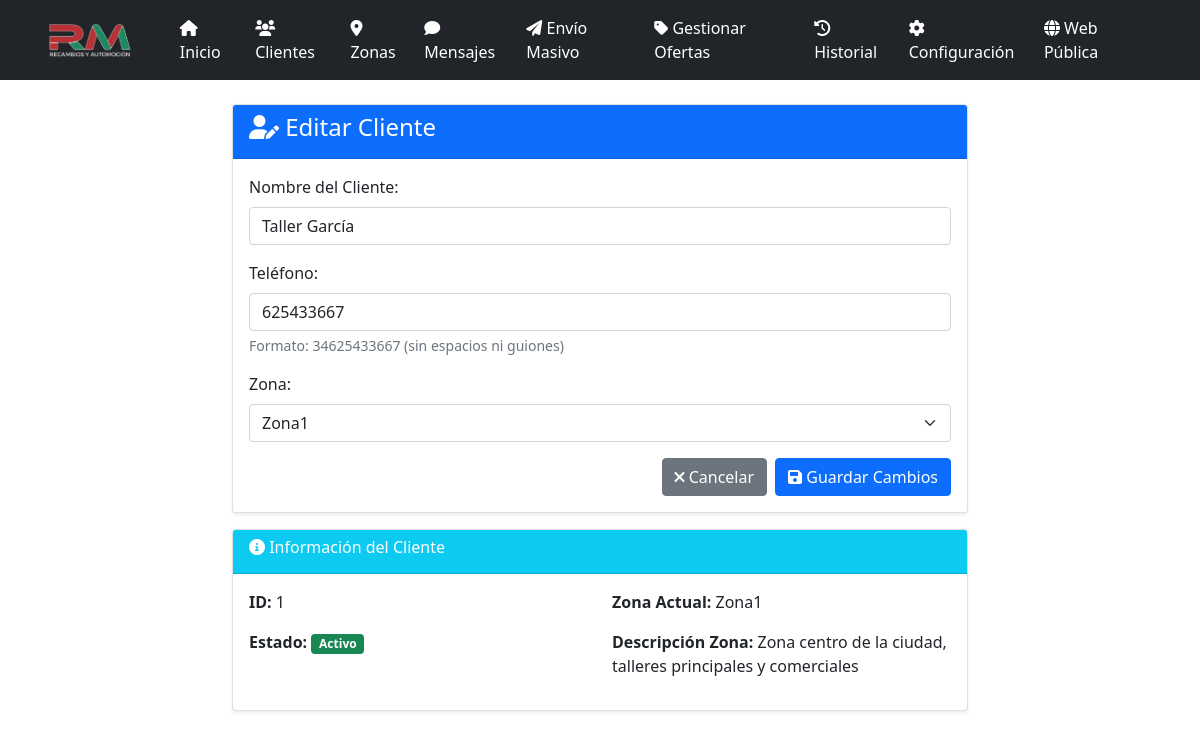
The page /clientes/editar/1 on the database as committed earlier.
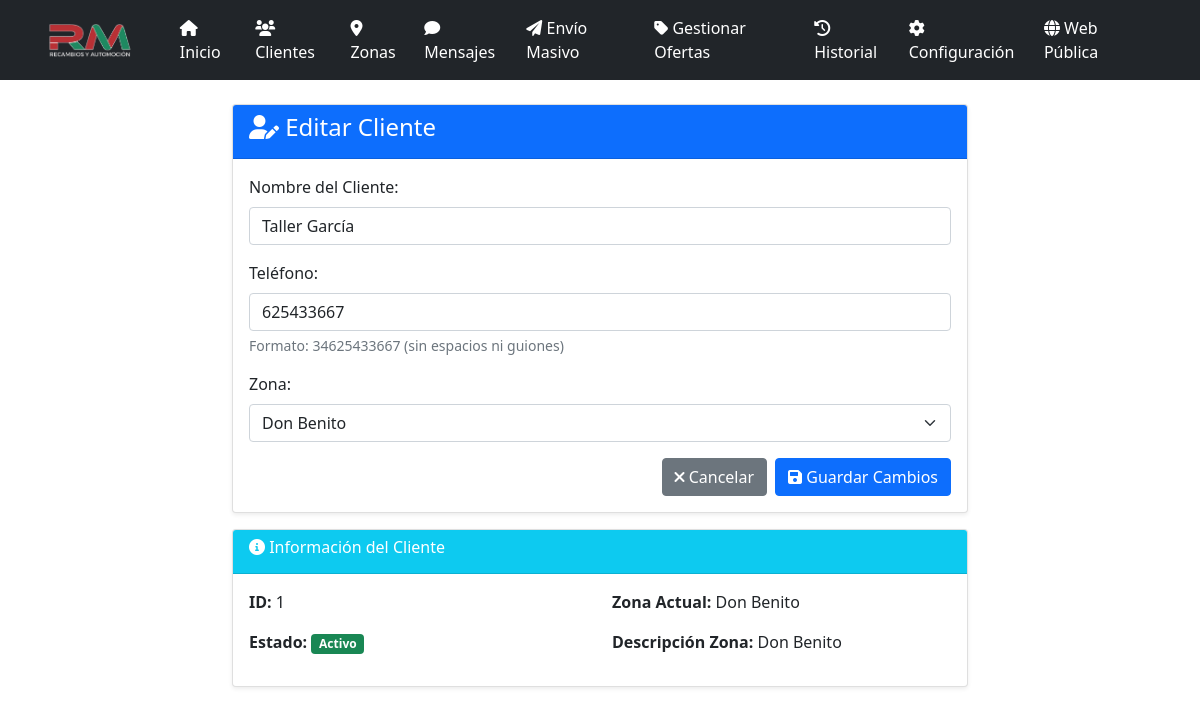
The same page on the database as committed later.
### models.py (models this page shows, shortened)
class Cliente(db.Model):
    id = db.Column(db.Integer, primary_key=True)
    nombre = db.Column(db.String(100), nullable=False)
    telefono = db.Column(db.String(20), nullable=False)
    email = db.Column(db.String(120))
    direccion = db.Column(db.Text)
    poblacion = db.Column(db.String(100))
    zona_id = db.Column(db.Integer, db.ForeignKey('zona.id'), nullable=False)
    incluir = db.Column(db.Boolean, default=True)
    activo = db.Column(db.Boolean, default=True)
    created_at = db.Column(db.DateTime, default=datetime.utcnow)
    mensajes_enviados = db.relationship('MensajeEnviado', backref='cliente', lazy=True)

class Zona(db.Model):
    id = db.Column(db.Integer, primary_key=True)
    nombre = db.Column(db.String(100), nullable=False)
    descripcion = db.Column(db.Text)
    created_at = db.Column(db.DateTime, default=datetime.utcnow)
    clientes = db.relationship('Cliente', backref='zona', lazy=True)

### app.py (the view, shortened to what this page needs)
@app.route('/clientes/editar/<int:cliente_id>', methods=['GET', 'POST'])
def editar_cliente(cliente_id):
    cliente = Cliente.query.get_or_404(cliente_id)
    zonas = Zona.query.all()
    return render_template('editar_cliente.html', cliente=cliente, zonas=zonas)

### app.py (called while the page is built, shortened)
@app.before_request
def _asegurar_scheduler():
    global _scheduler_iniciado

@app.before_request
def before_request():
    global _sistema_inicializado
    if not _sistema_inicializado and not app.config['DEBUG']:
        inicializar_sistema()

### templates/editar_cliente.html (shortened to what this page needs)
{% extends "base.html" %}
{% block content %}
<div class="row justify-content-center">
    <div class="col-md-8">
        <div class="card">
            <div class="card-header bg-primary text-white">
                <h4><i class="fas fa-user-edit"></i> Editar Cliente</h4>
            </div>
            <div class="card-body">
                <form method="POST">
                    <div class="mb-3">
                        <label for="nombre" class="form-label">Nombre del Cliente:</label>
                        <input type="text" class="form-control" id="nombre" name="nombre"
                               value="{{ cliente.nombre }}" required>
                    </div>
                    <div class="mb-3">
                        <label for="telefono" class="form-label">Teléfono:</label>
                        <input type="tel" class="form-control" id="telefono" name="telefono"
                               value="{{ cliente.telefono }}" required>
                        <div class="form-text">Formato: 34625433667 (sin espacios ni guiones)</div>
                    </div>
                    <div class="mb-3">
                        <label for="zona_id" class="form-label">Zona:</label>
                        <select class="form-select" id="zona_id" name="zona_id" required>
                            {% for zona in zonas %}
                            <option value="{{ zona.id }}"
                                    {% if zona.id == cliente.zona_id %}selected{% endif %}>
                                {{ zona.nombre }}
                            </option>
                            {% endfor %}
                        </select>
                    </div>
                    <div class="d-grid gap-2 d-md-flex justify-content-md-end">
                        <a href="{{ url_for('clientes') }}" class="btn btn-secondary">
                            <i class="fas fa-times"></i> Cancelar
                        </a>
                        <button type="submit" class="btn btn-primary">
                            <i class="fas fa-save"></i> Guardar Cambios
                        </button>
                    </div>
                </form>
            </div>
        </div>
        <div class="card mt-3">
            <div class="card-header bg-info text-white">
                <h6><i class="fas fa-info-circle"></i> Información del Cliente</h6>
            </div>
            <div class="card-body">
                <div class="row">
                    <div class="col-md-6">
                        <p><strong>ID:</strong> {{ cliente.id }}</p>
                        <p><strong>Estado:</strong>
                            {% if cliente.activo %}
                                <span class="badge bg-success">Activo</span>
                            {% else %}
                                <span class="badge bg-danger">Inactivo</span>
                            {% endif %}
                        </p>
                    </div>
                    <div class="col-md-6">
                        <p><strong>Zona Actual:</strong> {{ cliente.zona.nombre }}</p>
                        <p><strong>Descripción Zona:</strong> {{ cliente.zona.descripcion }}</p>
                    </div>
                </div>
            </div>
        </div>
    </div>
</div>
{% endblock %}

Rows that differ between the two databases and show on the page:
changed through a linked row, Cliente "Taller García": zona_id "Zona1" → "Don Benito"
changed Zona: zona.nombre "Zona1" → "Don Benito"; zona.descripcion "Zona centro de la ciudad, talleres principales y comerciales" → "Don Benito"
